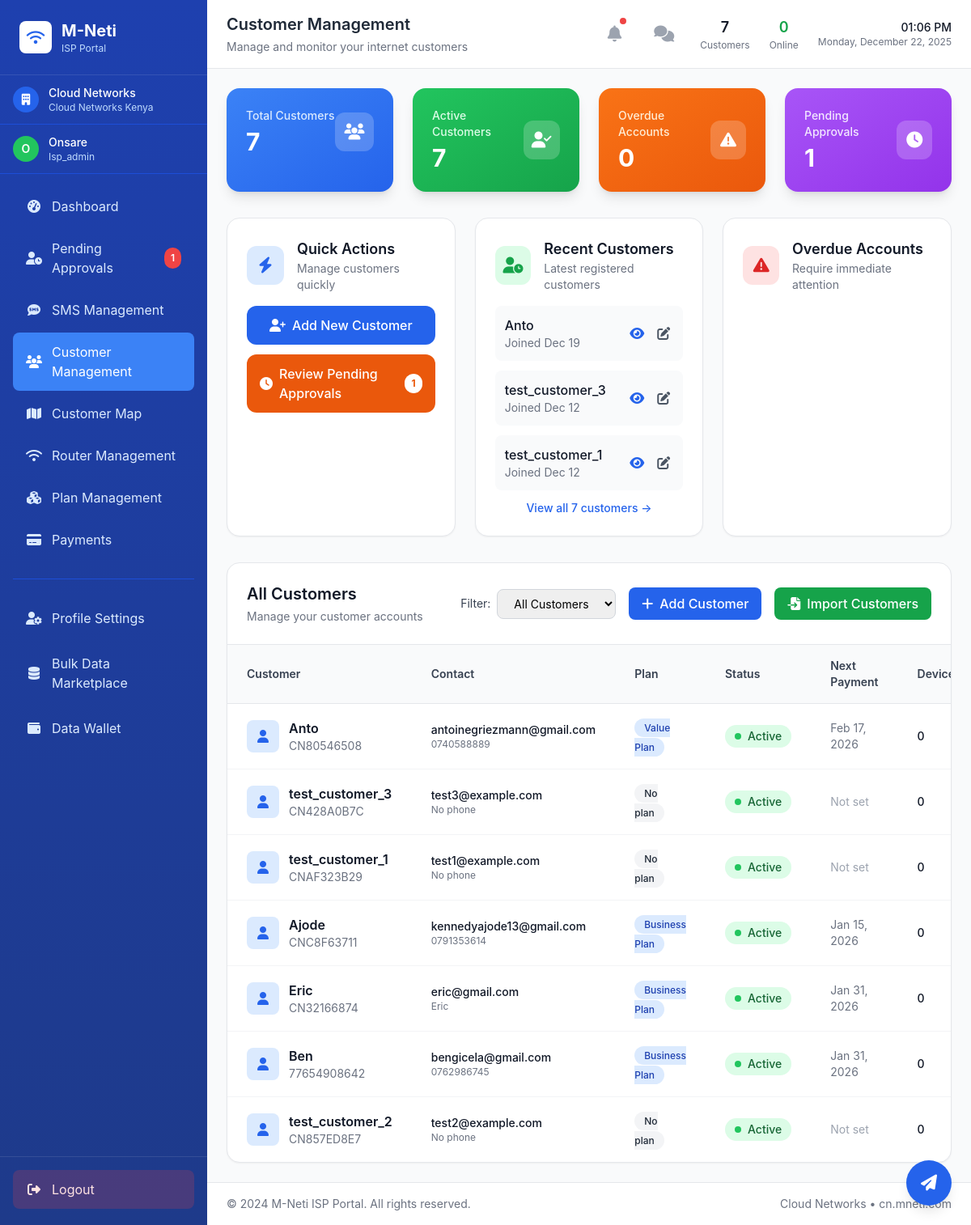
Before: /accounts/isp/customers/ (signed in) with the older database file.
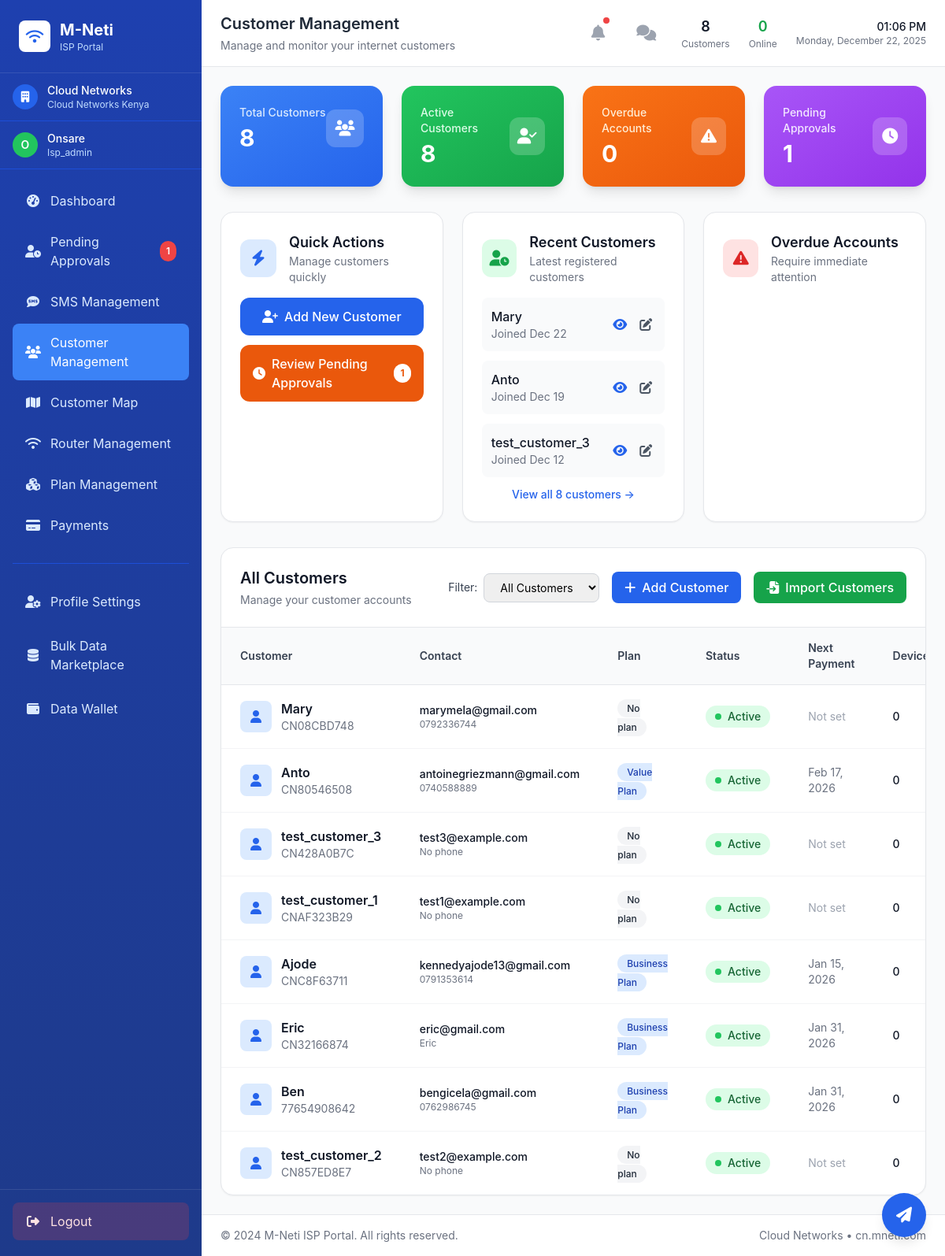
After: the same page with the newer database file.
### accounts/models.py (models this page shows, shortened)
class CustomUser(AbstractUser):
    COMPANY_ACCOUNT_TYPES = [
        ('prepaid', 'Prepaid'),
        ('postpaid', 'Postpaid'),
        ('corporate', 'Corporate'),
    ]
    tenant = models.ForeignKey(
        Tenant,
        on_delete=models.CASCADE,
        null=True,
        blank=True,
        related_name='users'
    )
    company_account_number = models.CharField(
        max_length=20,
        unique=False,
        blank=True,
        null=True,
        default=None
    )
    phone = models.CharField(
        max_length=15,
        blank=True,
        null=True,
        verbose_name='Phone Number'
    )
    role = models.CharField(max_length=20, choices=[
        ('superadmin', 'Super Admin'),
        ('isp_admin', 'ISP Administrator'),
        ('isp_staff', 'ISP Staff'),
        ('customer', 'Customer'),
    ], default='customer')
    address = models.TextField(blank=True, help_text="Full address")
    city = models.CharField(max_length=100, blank=True)
    state = models.CharField(max_length=100, blank=True)
    country = CountryField(blank=True)
    zip_code = models.CharField(max_length=20, blank=True)
    subscription_plan = models.CharField(max_length=50, blank=True)
    bandwidth_limit = models.IntegerField(default=100)
    data_usage = models.FloatField(default=0)
    account_balance = models.DecimalField(max_digits=10, decimal_places=2, default=0)
    is_active_customer = models.BooleanField(default=True)
    last_payment_date = models.DateTimeField(null=True, blank=True)
    next_payment_date = models.DateTimeField(null=True, blank=True)
    created_at = models.DateTimeField(auto_now_add=True)
    updated_at = models.DateTimeField(auto_now=True)
    account_type = models.CharField(max_length=10, choices=COMPANY_ACCOUNT_TYPES, default='prepaid')
    email_verified = models.BooleanField(default=False)
    is_active = models.BooleanField(default=True)
    language = models.CharField(max_length=10, default='en', choices=[('en', 'English'), ('es', 'Spanish')])
    timezone = models.CharField(max_length=50, default='UTC')
    date_format = models.CharField(max_length=20, default='MM/DD/YYYY')
    dark_mode = models.BooleanField(default=False)
    email_notifications = models.BooleanField(default=True)
    sms_notifications = models.BooleanField(default=False)
    billing_reminders = models.BooleanField(default=True)
    service_updates = models.BooleanField(default=True)
    promotional_offers = models.BooleanField(default=False)
    two_factor_enabled = models.BooleanField(default=False)
    last_password_change = models.DateTimeField(auto_now_add=True)
    date_joined = models.DateTimeField(auto_now_add=True)
    last_updated = models.DateTimeField(auto_now=True)
    registration_status = models.CharField(
        max_length=20,
        choices=[
            ('pending', 'Pending Approval'),
            ('approved', 'Approved'),
            ('rejected', 'Rejected'),
        ],
        default='pending'
    )
    registration_date = models.DateTimeField(default=tz.now)
    approval_date = models.DateTimeField(null=True, blank=True)
    approved_by = models.ForeignKey(
        'self',
        on_delete=models.SET_NULL,
        null=True,
        blank=True,
        related_name='approved_users'
    )
    latitude = models.DecimalField(
        max_digits=9,
        decimal_places=6,
        null=True,
        blank=True,
        help_text="Latitude coordinate for mapping"
    )
    longitude = models.DecimalField(
        max_digits=9,
        decimal_places=6,
        null=True,
        blank=True,
        help_text="Longitude coordinate for mapping"
    )
    location_verified = models.BooleanField(default=False)
    location_verified_at = models.DateTimeField(null=True, blank=True)
    location_verified_by = models.ForeignKey(
        'self',
        on_delete=models.SET_NULL,
        null=True,
        blank=True,
        related_name='verified_locations'
    )
    geocoded_address = models.TextField(blank=True)
    geocoded_at = models.DateTimeField(null=True, blank=True)
    class Meta:
        db_table = 'custom_users'
        unique_together = [['tenant', 'company_account_number']]
        ordering = ['-date_joined']
        indexes = [
            models.Index(fields=['email']),
            models.Index(fields=['company_account_number']),
            models.Index(fields=['is_active']),
            models.Index(fields=['latitude', 'longitude']),
        ]
    def is_payment_overdue(self):
        if self.role != 'customer' or not self.next_payment_date:
            return False
        return tz.now() > self.next_payment_date

### billing/models.py (models this page shows, shortened)
class SubscriptionPlan(models.Model):
    id = models.UUIDField(primary_key=True, default=uuid.uuid4, editable=False)
    tenant = models.ForeignKey(
        'accounts.Tenant',
        on_delete=models.CASCADE,
        related_name='subscription_plans',
        null=True,
        blank=True
    )
    name = models.CharField(max_length=100)
    description = models.TextField(blank=True)
    price = models.DecimalField(max_digits=10, decimal_places=2, default=Decimal('0.00'))
    bandwidth = models.IntegerField(help_text="Mbps")  # Mbps
    data_cap = models.IntegerField(null=True, blank=True, help_text="GB (leave blank for unlimited)")  # GB, null = unlimited
    duration_days = models.IntegerField(default=30, help_text="Subscription duration in days")
    is_active = models.BooleanField(default=True)
    paystack_plan_code = models.CharField(max_length=100, blank=True)
    created_at = models.DateTimeField(default=tz.now)
    updated_at = models.DateTimeField(auto_now=True)
    class Meta:
        db_table = 'subscription_plans'
        unique_together = ['tenant', 'name']
        ordering = ['price']

### accounts/views_isp.py (the view)
# urls.py: path('isp/customers/', views_isp.isp_customer_management, name='isp_customers'),
@login_required
def isp_customer_management(request):
    if request.user.role not in ['isp_admin', 'isp_staff']:
        return HttpResponseForbidden("Access denied")
    tenant = request.user.tenant
    customers = CustomUser.objects.filter(tenant=tenant, role='customer').order_by('registration_status', '-registration_date')
    pending_count = CustomUser.objects.filter(
        tenant=tenant,
        role='customer',
        registration_status='pending'
    ).count()
    tenant_plans = SubscriptionPlan.objects.filter(tenant=tenant, is_active=True)
    status_filter = request.GET.get('status', 'all')
    if status_filter == 'active':
        customers = customers.filter(is_active_customer=True)
    elif status_filter == 'overdue':
        customers = customers.filter(next_payment_date__lt=timezone.now())
    elif status_filter == 'inactive':
        customers = customers.filter(is_active_customer=False)
    for customer in customers:
        subscription = Subscription.objects.filter(user=customer, is_active=True).first()
        customer.current_plan = subscription.plan if subscription else None
        customer.total_devices = Device.objects.filter(user=customer).count()
        customer.online_devices = Device.objects.filter(user=customer, is_online=True).count()
        if customer.next_payment_date:
            customer.is_payment_overdue = customer.next_payment_date < timezone.now()
            if customer.is_payment_overdue:
                customer.days_overdue = (timezone.now() - customer.next_payment_date).days
    total_customers = customers.count()
    active_customers = customers.filter(is_active_customer=True).count()
    overdue_customers = customers.filter(next_payment_date__lt=timezone.now()).count()
    context = {
        'customers': customers,
        'status_filter': status_filter,
        'tenant_plans': tenant_plans,
        'tenant': tenant,
        'pending_count': pending_count,
        'total_customers': total_customers,
        'active_customers': active_customers,
        'overdue_customers': overdue_customers,
        'page_title': 'Customer Management',
        'page_subtitle': 'Manage and monitor your internet customers',
    }
    return render(request, 'accounts/isp_customers.html', context)

### templates/accounts/isp_customers.html (shortened to what the changed rows need)
{% extends 'accounts/isp_base.html' %}
{% load static %}
{% block page_title %}{{ page_title }}{% endblock %}
{% block content %}
<div class="grid grid-cols-1 md:grid-cols-2 lg:grid-cols-4 gap-6 mb-8">
    <div class="bg-gradient-to-br from-blue-500 to-blue-600 rounded-2xl shadow-lg p-6 text-white">
        <div class="flex items-center justify-between">
            <div>
                <p class="text-blue-100 text-sm font-medium mb-1">Total Customers</p>
                <p class="text-3xl font-bold">{{ total_customers }}</p>
            </div>
        </div>
    </div>
    <div class="bg-gradient-to-br from-green-500 to-green-600 rounded-2xl shadow-lg p-6 text-white">
        <div class="flex items-center justify-between">
            <div>
                <p class="text-green-100 text-sm font-medium mb-1">Active Customers</p>
                <p class="text-3xl font-bold">{{ active_customers }}</p>
            </div>
        </div>
    </div>
</div>
<div class="grid grid-cols-1 md:grid-cols-2 lg:grid-cols-3 gap-6 mb-8">
    <div class="bg-white rounded-2xl shadow-sm border border-gray-200 p-6">
        <div class="space-y-3">
            {% for customer in customers|slice:":3" %}
            <div class="flex items-center justify-between p-3 bg-gray-50 rounded-lg">
                <div>
                    <p class="font-medium text-gray-900">{{ customer.username }}</p>
                    <p class="text-sm text-gray-500">Joined {{ customer.registration_date|date:"M d" }}</p>
                </div>
                <div class="flex items-center space-x-2">
                    <a href="{% url 'isp_customer_detail' customer.id %}" class="text-blue-600 hover:text-blue-800 p-1" title="View">
                        <i class="fas fa-eye"></i>
                    </a>
                    <a href="{% url 'isp_edit_customer' customer.id %}" class="text-gray-600 hover:text-gray-800 p-1" title="Edit">
                        <i class="fas fa-edit"></i>
                    </a>
                </div>
            </div>
            {% empty %}
            <p class="text-gray-500 text-center py-4">No customers yet</p>
            {% endfor %}
            {% if customers.count > 3 %}
            <a href="#customer-list" class="text-blue-600 hover:text-blue-800 text-sm font-medium text-center block">
                View all {{ customers.count }} customers →
            </a>
            {% endif %}
        </div>
    </div>
</div>
<div class="bg-white rounded-2xl shadow-sm border border-gray-200">
    <div class="overflow-x-auto">
        <table class="w-full">
            <thead>
                <tr class="bg-gray-50 border-b border-gray-200">
                    <th class="py-4 px-6 text-left text-sm font-semibold text-gray-700">Customer</th>
                    <th class="py-4 px-6 text-left text-sm font-semibold text-gray-700">Contact</th>
                    <th class="py-4 px-6 text-left text-sm font-semibold text-gray-700">Plan</th>
                    <th class="py-4 px-6 text-left text-sm font-semibold text-gray-700">Status</th>
                    <th class="py-4 px-6 text-left text-sm font-semibold text-gray-700">Next Payment</th>
                    <th class="py-4 px-6 text-left text-sm font-semibold text-gray-700">Devices</th>
                </tr>
            </thead>
            <tbody class="divide-y divide-gray-100">
                {% for customer in customers %}
                <tr class="hover:bg-gray-50 transition duration-150">
                    <td class="py-4 px-6">
                        <div class="flex items-center">
                            <div class="w-10 h-10 bg-blue-100 rounded-lg flex items-center justify-center mr-3">
                                <i class="fas fa-user text-blue-600"></i>
                            </div>
                            <div>
                                <a href="{% url 'isp_customer_detail' customer.id %}" class="font-semibold text-gray-900 hover:text-blue-600 cursor-pointer">
                                    {{ customer.username }}
                                </a>
                                <div class="text-sm text-gray-500">{{ customer.company_account_number }}</div>
                            </div>
                        </div>
                    </td>
                    <td class="py-4 px-6">
                        <div class="text-sm font-medium text-gray-900">{{ customer.email }}</div>
                        <div class="text-xs text-gray-500">{{ customer.phone|default:"No phone" }}</div>
                    </td>
                    <td class="py-4 px-6">
                        {% if customer.current_plan %}
                        <span class="px-3 py-1 text-xs font-medium bg-blue-100 text-blue-800 rounded-full">
                            {{ customer.current_plan.name }}
                        </span>
                        {% else %}
                        <span class="px-3 py-1 text-xs font-medium bg-gray-100 text-gray-800 rounded-full">
                            No plan
                        </span>
                        {% endif %}
                    </td>
                    <td class="py-4 px-6">
                        {% if customer.is_active_customer %}
                        <span class="inline-flex items-center px-3 py-1 rounded-full text-sm font-medium bg-green-100 text-green-800">
                            <span class="w-2 h-2 bg-green-500 rounded-full mr-2"></span>
                            Active
                        </span>
                        {% else %}
                        <span class="inline-flex items-center px-3 py-1 rounded-full text-sm font-medium bg-red-100 text-red-800">
                            <span class="w-2 h-2 bg-red-500 rounded-full mr-2"></span>
                            Inactive
                        </span>
                        {% endif %}
                    </td>
                    <td class="py-4 px-6 text-sm text-gray-500">
                        {% if customer.next_payment_date %}
                            {{ customer.next_payment_date|date:"M d, Y" }}
                        {% else %}
                            <span class="text-gray-400">Not set</span>
                        {% endif %}
                    </td>
                    <td class="py-4 px-6">
                        <div class="flex items-center">
                            <div class="text-sm font-medium text-gray-900 mr-2">{{ customer.total_devices }}</div>
                        </div>
                    </td>
                </tr>
                {% endfor %}
            </tbody>
        </table>
    </div>
</div>
{% endblock %}

### templates/accounts/isp_base.html (shortened to what the changed rows need)
{% load static %}
<!DOCTYPE html>
<html lang="en">
<head>
    <link rel="stylesheet" href="https://cdnjs.cloudflare.com/ajax/libs/font-awesome/6.4.0/css/all.min.css">
    <script src="https://cdn.tailwindcss.com"></script>
</head>
<body class="bg-gray-50">
    <div class="main-container">
        <div class="sidebar">
            <div class="sidebar-header">
                <div class="flex items-center space-x-3">
                    <div>
                        <h1 class="text-xl font-bold text-white">M-Neti</h1>
                    </div>
                </div>
            </div>
        </div>
        <div class="main-content">
            <header class="page-header px-6 py-4">
                <div class="flex items-center justify-between">
                    <div class="flex-1">
                        <h2 class="text-xl font-semibold text-gray-800">
                            {% block page_title %}ISP Dashboard{% endblock %}
                        </h2>
                    </div>
                    <div class="flex items-center space-x-6">
                        <div class="flex items-center space-x-6 text-sm">
                            <div class="text-center">
                                <div class="text-lg font-semibold text-gray-900">
                                    {{ total_customers|default:"0" }}
                                </div>
                                <div class="text-xs text-gray-500">Customers</div>
                            </div>
                        </div>
                    </div>
                </div>
            </header>
            <main class="content-area">
                <div class="p-6">
                    {% block content %}{% endblock %}
                </div>
            </main>
        </div>
    </div>
</body>
</html>

Changed rows visible on the page:
no longer on one of the page's lists (row unchanged): CustomUser: username "test_customer_1", registration_date "Dec 12"
added CustomUser: username "Mary", registration_date "Dec 22", company_account_number "CN08CBD748", email "marymela@gmail.com", phone "0792336744", shows "No plan", is_active_customer True (drawn), shows "Not set", total_devices "0"
Other visible differences:
{{ total_customers|default:"0" }}: "7" → "8"
{{ total_customers }}: "7" → "8"
{{ active_customers }}: "7" → "8"
{{ customers.count }}: "7" → "8"
